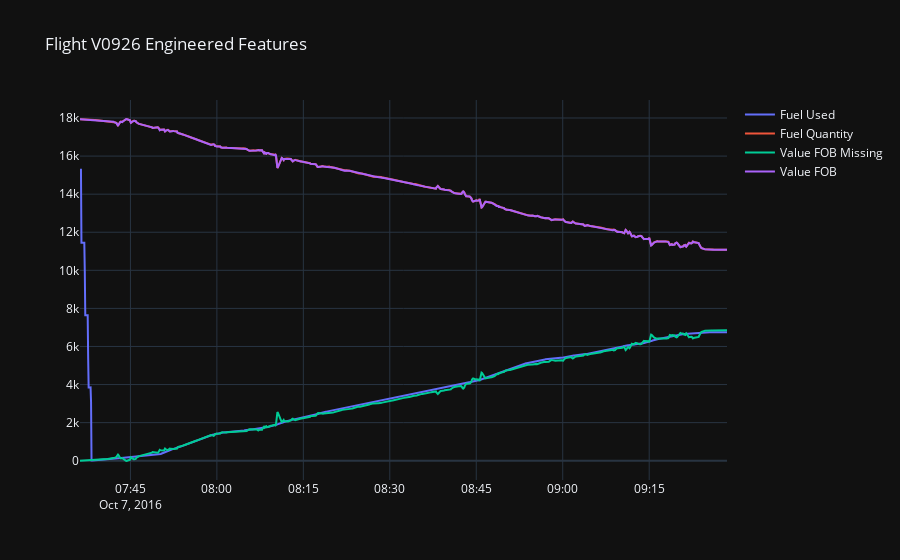

The notebook cell this image was saved under:
### Code cell
fig = go.Figure()

fig.add_trace(go.Scatter(x=singleflightdata.UTC_TIME, y=singleflightdata.SUM_FUEL_USED, mode='lines', name='Fuel Used' ))
fig.add_trace(go.Scatter(x=singleflightdata.UTC_TIME, y=singleflightdata.SUM_FUEL_QTY, mode='lines', name='Fuel Quantity' ))
fig.add_trace(go.Scatter(x=singleflightdata.UTC_TIME, y=singleflightdata.VALUE_FOB_MISSING, mode='lines', name='Value FOB Missing' ))
fig.add_trace(go.Scatter(x=singleflightdata.UTC_TIME, y=singleflightdata.VALUE_FOB, mode='lines', name='Value FOB' ))

fig.update_layout(title=f'Flight {flightIwant} Engineered Features', template='plotly_dark')

### Figure 1 — Plotly figure (JSON) as saved in the notebook; plotly's stock layout.template omitted (floating-point values rounded to 4 significant figures; data arrays with more than 128 entries replaced by an {"elided": "..."} marker saying what was removed)
{"data": [{"mode": "lines", "name": "Fuel Used", "type": "scatter", "x": {"elided": "1348 str values"}, "y": {"elided": "1348 float values"}}, {"mode": "lines", "name": "Fuel Quantity", "type": "scatter", "x": {"elided": "1348 str values"}, "y": {"elided": "1348 float values"}}, {"mode": "lines", "name": "Value FOB Missing", "type": "scatter", "x": {"elided": "1348 str values"}, "y": {"elided": "1348 float values"}}, {"mode": "lines", "name": "Value FOB", "type": "scatter", "x": {"elided": "1348 str values"}, "y": {"elided": "1348 float values"}}], "layout": {"title": {"text": "Flight V0926 Engineered Features"}}}
